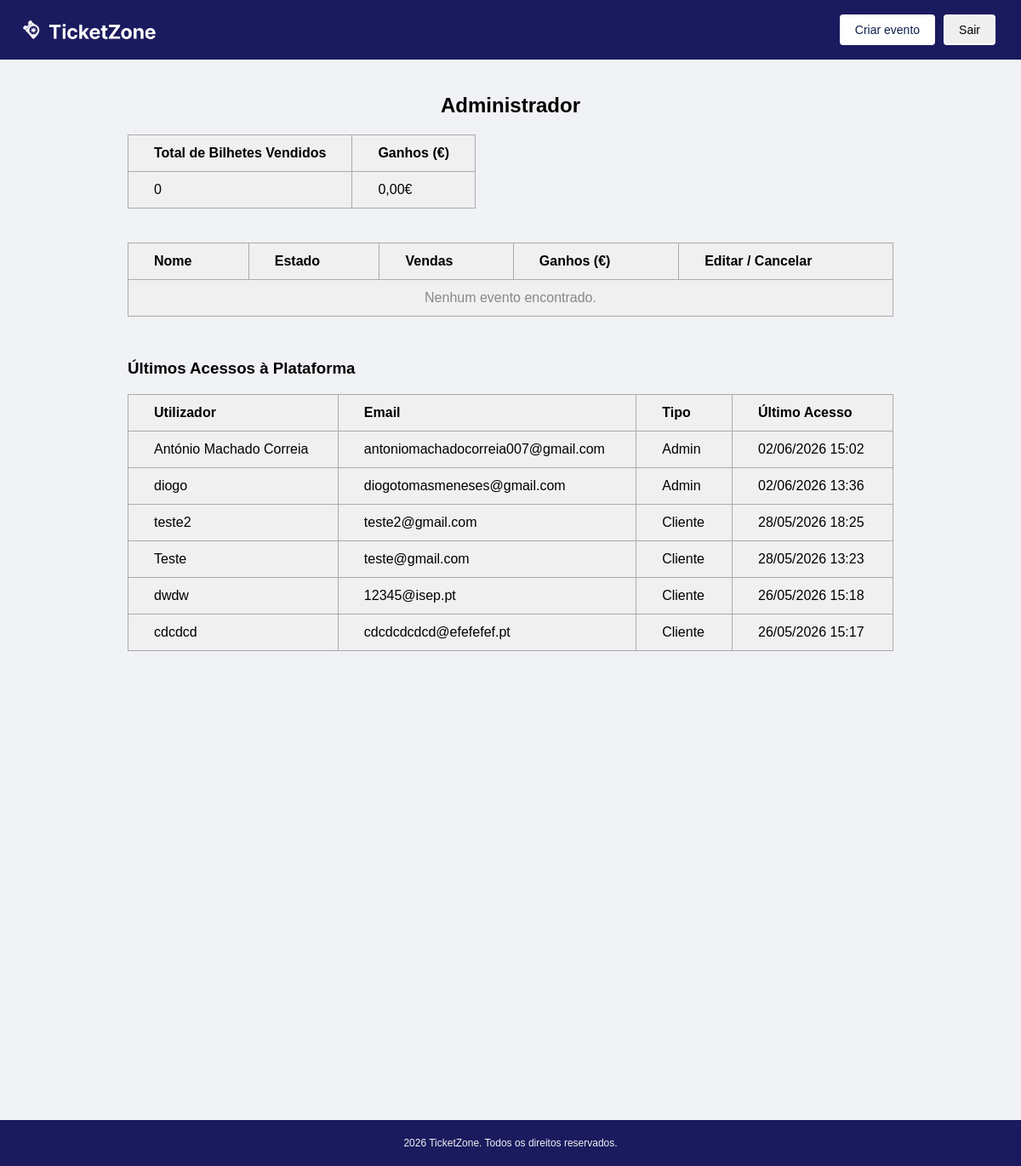
The page /admin.php (signed in) on the database as committed earlier.
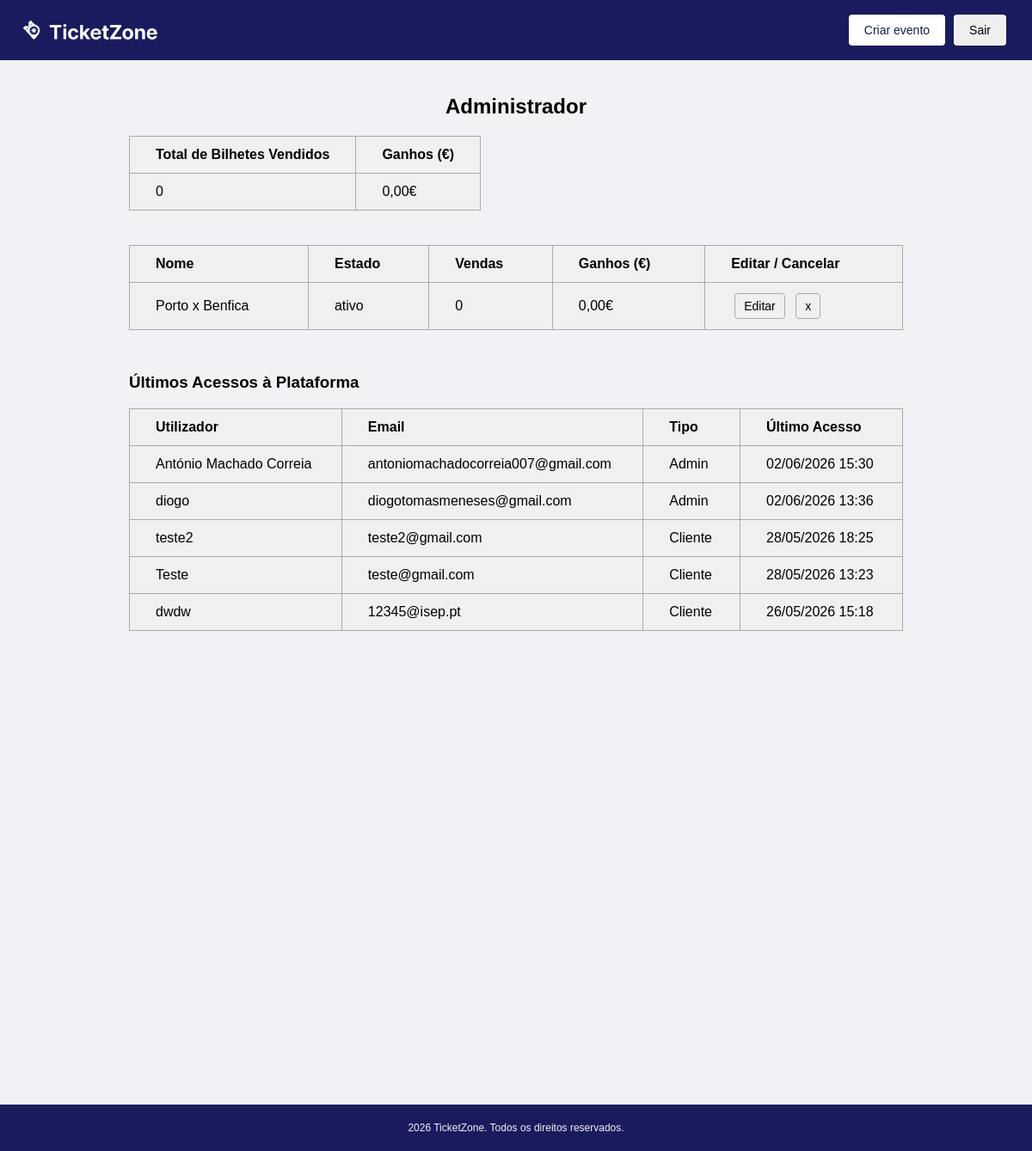
The same page on the database as committed later.
### tables this page shows
CREATE TABLE utilizadores (
        id INTEGER PRIMARY KEY AUTOINCREMENT,
        username TEXT NOT NULL UNIQUE,
        email TEXT NOT NULL UNIQUE,
        password_hash TEXT NOT NULL,
        tipo TEXT NOT NULL CHECK(tipo IN ('cliente', 'admin')),
        data_registo TEXT DEFAULT CURRENT_TIMESTAMP,
        ultimo_acesso TEXT
    );

CREATE TABLE eventos (
        id INTEGER PRIMARY KEY AUTOINCREMENT,
        nome TEXT NOT NULL,
        descricao TEXT,
        data_inicio TEXT NOT NULL,
        data_fim TEXT NOT NULL,
        local TEXT NOT NULL,
        imagem TEXT,
        estado TEXT DEFAULT 'ativo' CHECK(estado IN ('ativo', 'cancelado')),
        id_categoria INTEGER,
        id_admin INTEGER,
        FOREIGN KEY (id_categoria) REFERENCES categorias(id),
        FOREIGN KEY (id_admin) REFERENCES utilizadores(id)
    );

### scripts/carregar_entradas.php (called while the page is built, shortened)
<?php
$db = new SQLite3(__DIR__ . '/../ticketzone.db');
$query = "
    SELECT
        username,
        email,
        tipo,
        ultimo_acesso
    FROM utilizadores
    WHERE ultimo_acesso IS NOT NULL
    ORDER BY ultimo_acesso DESC
    LIMIT 50
";
$resultado = $db->query($query);
$entradas = [];
while ($linha = $resultado->fetchArray(SQLITE3_ASSOC)) {
    $entradas[] = $linha;
}
?>

### scripts/carregar_eventos.php (called while the page is built, shortened)
<?php
$db = new SQLite3(__DIR__ . '/../ticketzone.db');
$query = "
    SELECT
        e.id,
        e.nome,
        e.estado,
        COALESCE(SUM(ic.quantidade), 0)                    AS total_bilhetes,
        COALESCE(SUM(ic.quantidade * ic.preco_unitario), 0) AS total_ganhos
    FROM eventos e
    LEFT JOIN tipos_bilhete tb ON tb.id_evento = e.id
    LEFT JOIN itens_compra ic  ON ic.id_tipo_bilhete = tb.id
    LEFT JOIN compras c        ON c.id = ic.id_compra AND c.estado = 'concluida'
    GROUP BY e.id, e.nome, e.estado
    ORDER BY e.id DESC
";
$resultado = $db->query($query);
$eventos = [];
while ($linha = $resultado->fetchArray(SQLITE3_ASSOC)) {
    $eventos[] = $linha;
}
?>

### admin.php (the view, shortened to what the changed rows need)
<?php
require_once __DIR__ . '/scripts/carregar_eventos.php';
require_once __DIR__ . '/scripts/carregar_entradas.php';
?>
<!DOCTYPE html>
<html lang="pt">
<head>
    <link rel="stylesheet" href="styles/admin.css" />
</head>
<body>
    <main>
        <h2>Administrador</h2>
        <div class="resumo">
            <table>
                <thead>
                    <tr>
                        <th>Total de Bilhetes Vendidos</th>
                        <th>Ganhos (€)</th>
                    </tr>
                </thead>
            </table>
        </div>
        <table class="eventos">
            <thead>
                <tr>
                    <th>Nome</th>
                    <th>Estado</th>
                    <th>Vendas</th>
                    <th>Ganhos (€)</th>
                    <th>Editar / Cancelar</th>
                </tr>
            </thead>
            <tbody>
                <?php if (empty($eventos)): ?>
                    <tr>
                        <td colspan="5" style="text-align: center; color: #888;">
                            Nenhum evento encontrado.
                        </td>
                    </tr>
                <?php else: ?>
                    <?php foreach ($eventos as $evento): ?>
                        <tr>
                            <td><?= htmlspecialchars($evento['nome']) ?></td>
                            <td><?= htmlspecialchars($evento['estado']) ?></td>
                            <td><?= number_format($evento['total_bilhetes'], 0, ',', '.') ?></td>
                            <td><?= number_format($evento['total_ganhos'],   2, ',', '.') ?>€</td>
                            <td>
                                <button class="botao-editar"
                                        onclick="location.href='editar_evento.php?id=<?= $evento['id'] ?>'">
                                    Editar
                                </button>
                                <button class="botao-cancelar"
                                        onclick="location.href='cancelar_evento.php?id=<?= $evento['id'] ?>'">
                                    x
                                </button>
                            </td>
                        </tr>
                    <?php endforeach; ?>
                <?php endif; ?>
            </tbody>
        </table>
        <table class="eventos">
            <thead>
                <tr>
                    <th>Utilizador</th>
                    <th>Email</th>
                    <th>Tipo</th>
                    <th>Último Acesso</th>
                </tr>
            </thead>
            <tbody>
                <?php if (empty($entradas)): ?>
                    <tr>
                        <td colspan="4" style="text-align: center; color: #888;">
                            Nenhum acesso registado.
                        </td>
                    </tr>
                <?php else: ?>
                    <?php foreach ($entradas as $entrada): ?>
                        <tr>
                            <td><?= htmlspecialchars($entrada['username']) ?></td>
                            <td><?= htmlspecialchars($entrada['email']) ?></td>
                            <td><?= ucfirst(htmlspecialchars($entrada['tipo'])) ?></td>
                            <td>
                                <?php
                                    $timestamp = strtotime($entrada['ultimo_acesso']);
                                    echo date('d/m/Y H:i', $timestamp);
                                ?>
                            </td>
                        </tr>
                    <?php endforeach; ?>
                <?php endif; ?>
            </tbody>
        </table>
    </main>
</body>
</html>

Rows that differ between the two databases and show on the page:
removed utilizadores: username "cdcdcd", email "cdcdcdcdcd@efefefef.pt", tipo "Cliente", ultimo_acesso "26/05/2026 15:17"
added eventos: nome "Porto x Benfica", estado "ativo", total_bilhetes "0", total_ganhos "0,00"
changed utilizadores "António Machado Correia": ultimo_acesso "02/06/2026 15:02" → "02/06/2026 15:30"
Other text that changed with them:
text no longer shown: "Nenhum evento encontrado."
